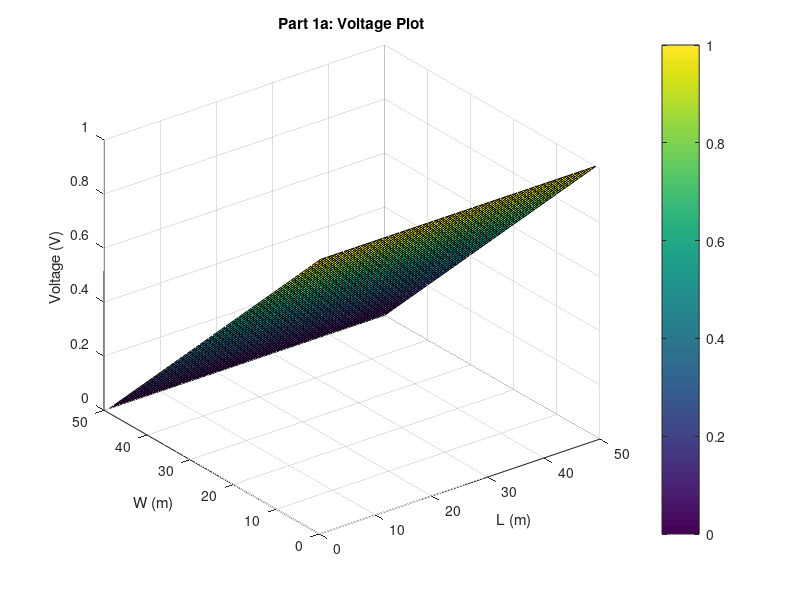

Here is the MATLAB script that generated this plot:
% Assignment 2 - Joanna Abalos 100962263
clc
clear
close all

L = 50;
W = 50;
G = sparse(L*W,L*W);
F = zeros(L*W,1);

for i = 1:L
    for j = 1:W
        n = j + (i-1)*W;
        nxm = j+(i-2)*W;
        nxp = j+i*W;
        nyp = j+1+ (i-1)*W;
        nym = j-1+ (i-1)*W;
        if i == 1
            G(n,n) = 1;
            F(n) = 1;
        elseif i == L
            G(n,n) = 1;
            F(n) = 0;
        elseif j == W
            G(n,n) = -3;
            G(n,nxp) = 1;
            %G(n,nyp) = 1;
            G(n,nxm) = 1;
            G(n,nym) = 1;
        elseif j == 1
            G(n,n) = -3;
            G(n,nxp) = 1;
            G(n,nyp) = 1;
            G(n,nxm) = 1;
            %G(n,nym) = 1;
        else
            G(n,nxp) = 1;
            G(n,nyp) = 1;
            G(n,nxm) = 1;
            G(n,nym) = 1;
            G(n,n) = -4;
        end
    end
end

V = G\F;

Vmap = zeros(L,W);
for i = 1:L
    for j = 1:W
        n = j + (i-1)*W;
        Vmap(i,j) = V(n);
    end
end

figure(1)
surf(Vmap)
colorbar
title('Part 1a: Voltage Plot')
xlabel('L (m)')
ylabel('W (m)')
zlabel('Voltage (V)')